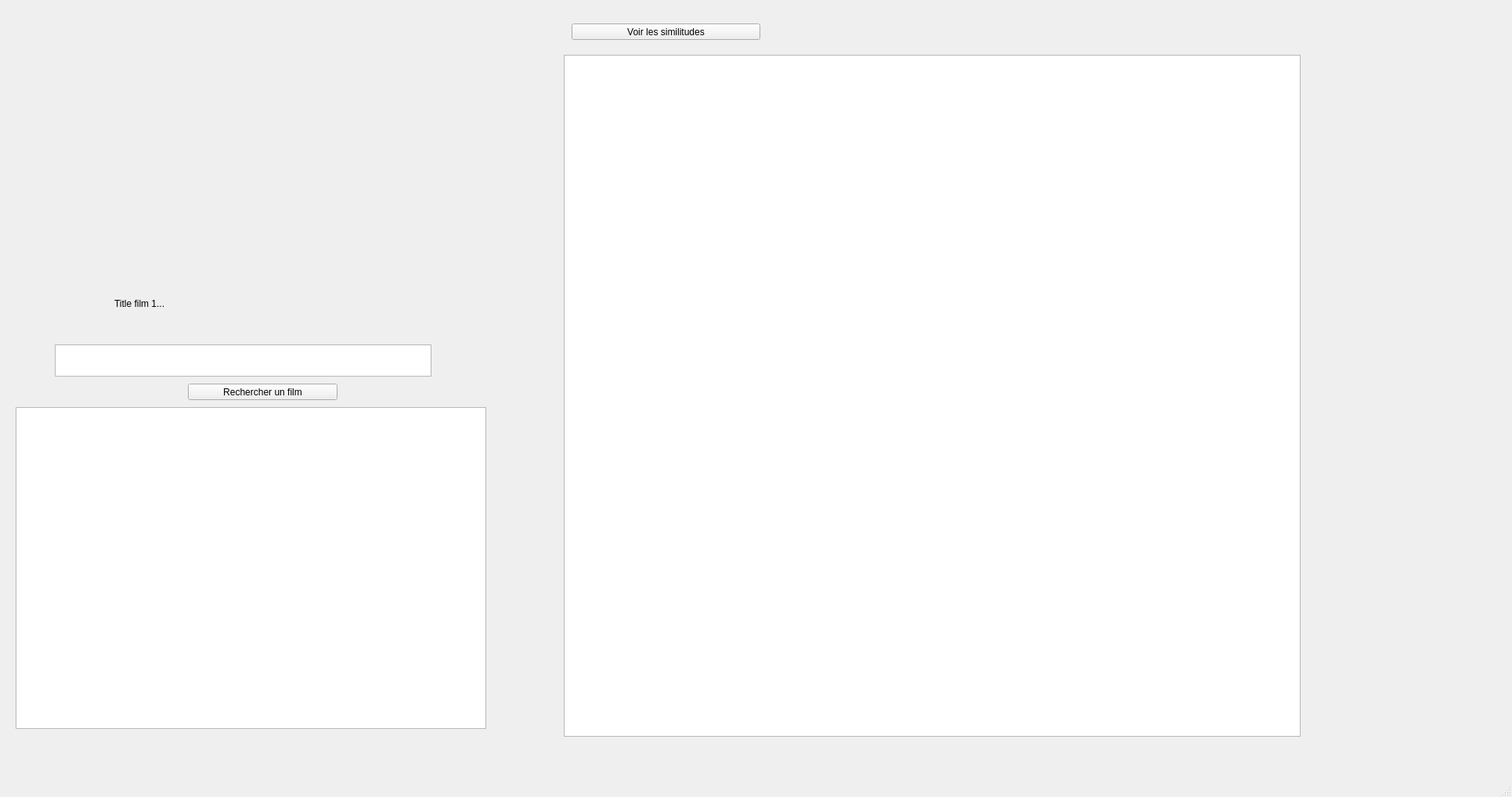
<?xml version="1.0" encoding="UTF-8"?>
<ui version="4.0">
 <class>MainWindow</class>
 <widget class="QMainWindow" name="MainWindow">
  <property name="geometry">
   <rect>
    <x>0</x>
    <y>0</y>
    <width>1931</width>
    <height>1018</height>
   </rect>
  </property>
  <property name="windowTitle">
   <string>MainWindow</string>
  </property>
  <widget class="QWidget" name="centralwidget">
   <widget class="QPushButton" name="pushButton">
    <property name="geometry">
     <rect>
      <x>240</x>
      <y>490</y>
      <width>191</width>
      <height>21</height>
     </rect>
    </property>
    <property name="text">
     <string>Rechercher un film</string>
    </property>
   </widget>
   <widget class="QTextEdit" name="response1">
    <property name="geometry">
     <rect>
      <x>20</x>
      <y>520</y>
      <width>601</width>
      <height>411</height>
     </rect>
    </property>
   </widget>
   <widget class="QTextEdit" name="textEditSearch1">
    <property name="geometry">
     <rect>
      <x>70</x>
      <y>440</y>
      <width>481</width>
      <height>41</height>
     </rect>
    </property>
   </widget>
   <widget class="QLabel" name="labelFilm1">
    <property name="geometry">
     <rect>
      <x>146</x>
      <y>372</y>
      <width>361</width>
      <height>31</height>
     </rect>
    </property>
    <property name="text">
     <string>Title film 1...</string>
    </property>
   </widget>
   <widget class="QPushButton" name="pushButton_2">
    <property name="geometry">
     <rect>
      <x>730</x>
      <y>30</y>
      <width>241</width>
      <height>21</height>
     </rect>
    </property>
    <property name="text">
     <string>Voir les similitudes</string>
    </property>
   </widget>
   <widget class="QTextEdit" name="similitude">
    <property name="geometry">
     <rect>
      <x>720</x>
      <y>70</y>
      <width>941</width>
      <height>871</height>
     </rect>
    </property>
   </widget>
  </widget>
  <widget class="QMenuBar" name="menubar">
   <property name="geometry">
    <rect>
     <x>0</x>
     <y>0</y>
     <width>1931</width>
     <height>20</height>
    </rect>
   </property>
  </widget>
  <widget class="QStatusBar" name="statusbar"/>
 </widget>
 <resources/>
 <connections/>
</ui>
